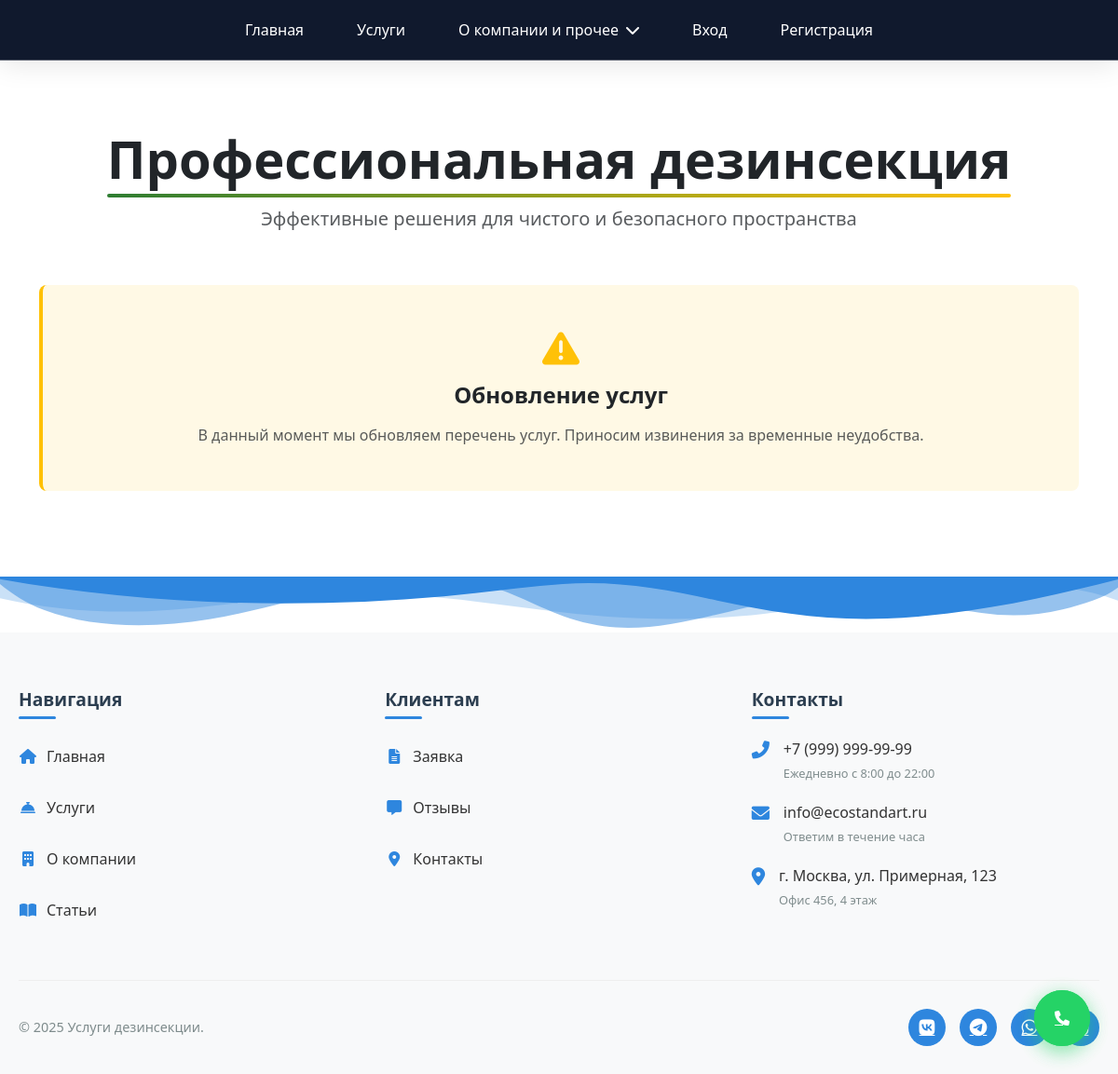
Page /accounts/services/ on the earlier database version.
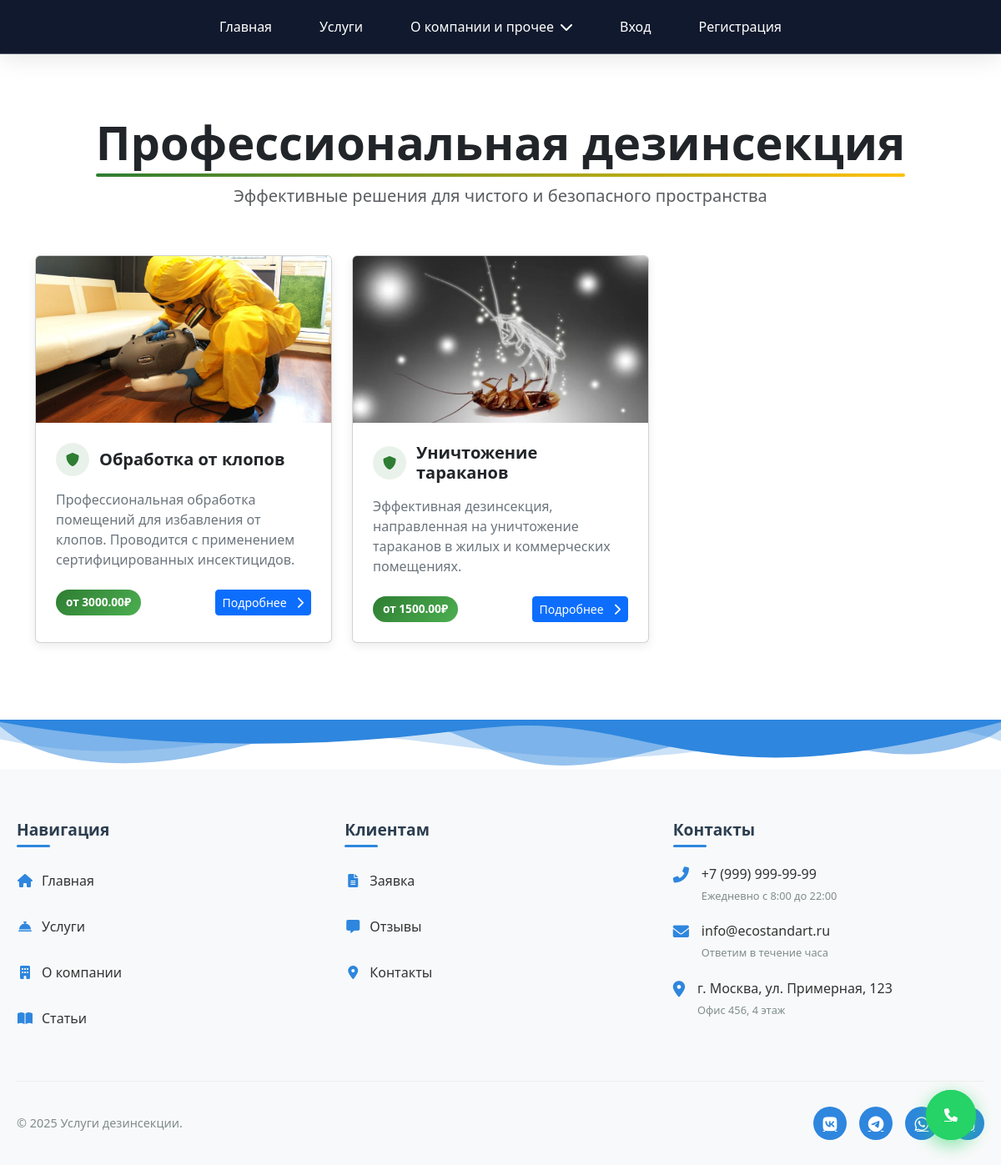
Same page on the later database version.
### accounts/models.py (models this page shows, shortened)
class Service(models.Model):
    name = models.CharField(max_length=200)
    description = models.TextField()
    price_min = models.DecimalField(max_digits=10, decimal_places=2, verbose_name="Минимальная цена", default=0.00)
    price_max = models.DecimalField(max_digits=10, decimal_places=2, verbose_name="Максимальная цена", default=0.00)
    equipment_image = models.ImageField(upload_to='equipment/', blank=True, null=True)

### accounts/views.py (the view)
# urls.py: path('services/', views.services, name='services'),
def services(request):
    services = Service.objects.all()
    return render(request, 'accounts/services.html', {'services': services})

### templates/accounts/services.html (shortened to what this page needs)
{% load static %}
<!DOCTYPE html>
<html lang="ru">
<head>
    <link href="https://cdn.jsdelivr.net/npm/bootstrap@5.3.2/dist/css/bootstrap.min.css" rel="stylesheet">
    <link rel="stylesheet" href="https://cdnjs.cloudflare.com/ajax/libs/font-awesome/6.4.2/css/all.min.css">
</head>
<body>
{% include 'includes/navbar.html' %}
<main class="py-5">
    <div class="container py-4">
        <div class="row mb-5">
            <div class="col-12 text-center">
                <h1 class="display-4 fw-bold hero-title mb-3">Профессиональная дезинсекция</h1>
                <p class="fs-5 text-muted mb-2">Эффективные решения для чистого и безопасного пространства</p>
            </div>
        </div>
        <div class="row g-4">
            {% for service in services %}
            <div class="col-lg-4 col-md-6">
                <div class="card card-service h-100">
                    <div class="overflow-hidden">
                        {% if service.equipment_image %}
                        <img src="{{ service.equipment_image.url }}" class="card-img-service w-100" alt="{{ service.name }}">
                        {% else %}
                        <img src="{% static 'images/default-service.jpg' %}" class="card-img-service w-100" alt="Дезинсекция">
                        {% endif %}
                    </div>
                    <div class="card-body p-4">
                        <div class="d-flex align-items-center mb-3">
                            <div class="service-icon">
                                <i class="fas fa-shield-alt"></i>
                            </div>
                            <h3 class="h5 card-title fw-bold mb-0">{{ service.name }}</h3>
                        </div>
                        <p class="card-text text-secondary mb-4">{{ service.description }}</p>
                        <div class="d-flex justify-content-between align-items-center">
                            <span class="price-badge">
                                от {{ service.price_min }}₽
                            </span>
                            <a href="{% url 'service_detail' service.pk %}" class="btn btn-primary btn-sm">
                                Подробнее <i class="fas fa-chevron-right ms-2"></i>
                            </a>
                        </div>
                    </div>
                </div>
            </div>
            {% empty %}
            <div class="col-12">
                <div class="text-center p-5 rounded-3 no-services">
                    <i class="fas fa-exclamation-triangle text-warning fs-1 mb-3"></i>
                    <h4 class="fw-bold mb-3">Обновление услуг</h4>
                    <p class="text-muted mb-0">В данный момент мы обновляем перечень услуг. Приносим извинения за временные неудобства.</p>
                </div>
            </div>
            {% endfor %}
        </div>
    </div>
</main>
{% include 'includes/footer.html' %}
{% include 'includes/base.html' %}
{% include 'includes/base.html' %}
</body>
</html>

Differences in the rows shown:
added Service: equipment_image (picture), name "Обработка от клопов", description "Профессиональная обработка помещений для избавления от клопов. Проводится с применением сертифицированных инсектицидов.", price_min "3000.00"
added Service: equipment_image (picture), name "Уничтожение тараканов", description "Эффективная дезинсекция, направленная на уничтожение тараканов в жилых и коммерческих помещениях.", price_min "1500.00"
Other differences:
text no longer shown: "Обновление услуг В данный момент мы обновляем перечень услуг. Приносим извинения за временные неудобства."
